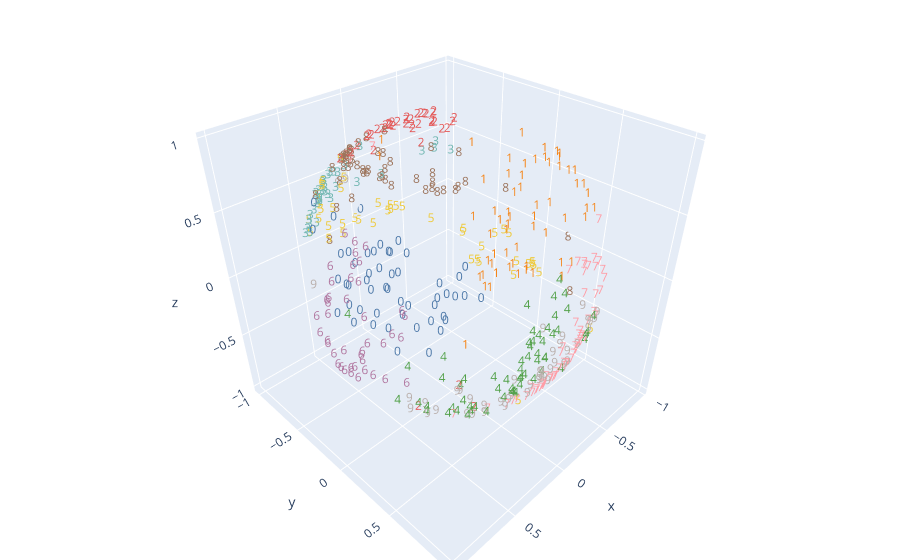

Notebook code cell kept with this figure:
### Code cell
with torch.no_grad():
  latent_test = encoder(input_test)
    
plot_latent_3d(latent_test, y_test)

### Figure 1 — Plotly figure (JSON) as saved in the notebook; plotly's stock layout.template omitted (floating-point values rounded to 4 significant figures; data arrays with more than 128 entries replaced by an {"elided": "..."} marker saying what was removed)
{"data": [{"mode": "text", "text": {"elided": "500 int values"}, "textfont": {"color": {"elided": "500 str values"}, "size": 12}, "type": "scatter3d", "x": {"elided": "500 float values"}, "y": {"elided": "500 float values"}, "z": {"elided": "500 float values"}}], "layout": {"hovermode": false, "margin": {"b": 0, "l": 0, "r": 0, "t": 0}, "scene": {"xaxis": {"showspikes": false}, "yaxis": {"showspikes": false}, "zaxis": {"showspikes": false}}}}
